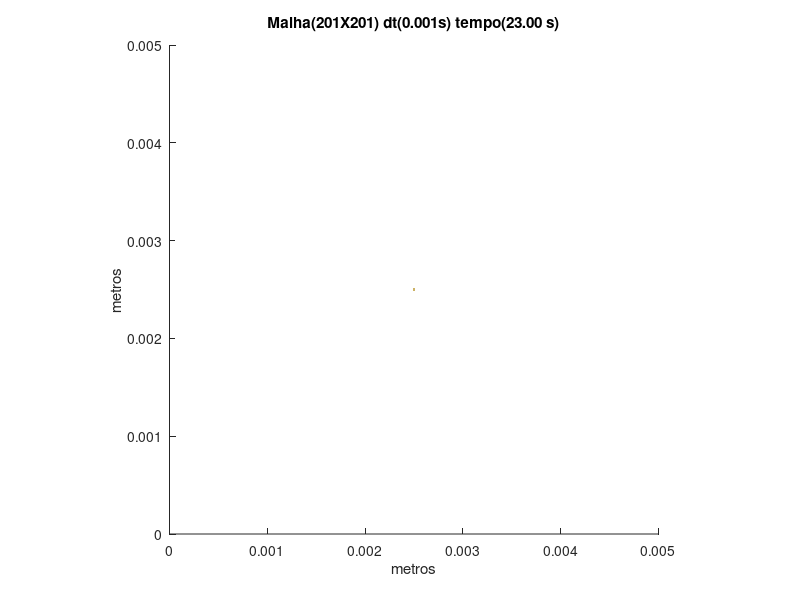

Write MATLAB code to recreate this figure.
set (gca,'PlotBoxAspectRatio',[1 1 1],'Xlim',[0,0.005],'Ylim',[0,0.005])
hold on
title('Malha(201X201) dt(0.001s) tempo(23.00 s)')
hold on
ylabel('metros')
hold on
xlabel('metros')
hold on

fill([0.00248756218905473 0.00248756218905473 0.00251243781094527 0.00251243781094527],[0.00248756218905473 0.00251243781094527 0.00251243781094527 0.00248756218905473],[0.8,0.7,0.4],'LineStyle','none')
